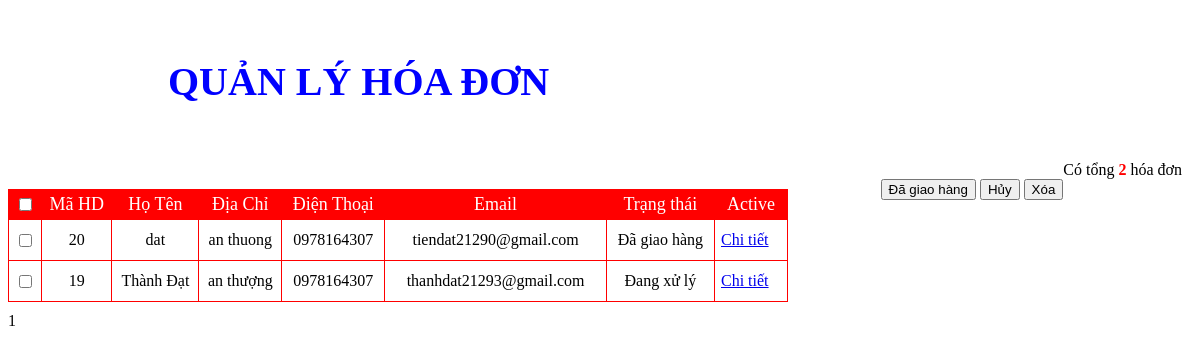
The app's page /admin/bill.php with its own data.
### tables this page shows
CREATE TABLE IF NOT EXISTS `hoadon` (
  `mahd` int(11) NOT NULL AUTO_INCREMENT,
  `idnd` int(11) NOT NULL,
  `hoten` varchar(50) NOT NULL,
  `diachi` varchar(255) NOT NULL,
  `dienthoai` int(11) NOT NULL,
  `email` varchar(255) NOT NULL,
  `ngaydathang` date NOT NULL,
  `trangthai` int(11) NOT NULL,
  PRIMARY KEY (`mahd`)
);

### admin/bill.php (the view, shortened to what this page needs)
<link rel="stylesheet" href="css/hienthi_sp.css">
<?php
	include ('../include/connect.php');
    $select = "select * from hoadon";
    $query = mysqli_query($conn,$select);
    $dem = mysqli_num_rows($query);
?>
<div class="quanlysp">
	<h3>QUẢN LÝ HÓA ĐƠN</h3>
	<p>Có tổng <font color=red><b><?php echo $dem ?></b></font> hóa đơn</p><br>
	<form action="admin.php?admin=billhandling" method="post">
		<div id="check">
			<p>
				<input type="submit" name="giaohang" value="Đã giao hàng" />
				<input type="submit" name="huy" value="Hủy" />
				<input type="submit" name="xoa" value="Xóa" />
			</p>
		</div>
</div>
<table>
    <tr class='tieude_hienthi_sp'>
        <td width="30"><input type="checkbox" name="check"  class="checkbox" onclick="checkall('item', this)"></td>
        <td>Mã HD</td>
        <td>Họ Tên</td>
        <td>Địa Chỉ</td>
        <td>Điện Thoại</td>
        <td>Email</td>
        <td>Trạng thái</td>
        <td colspan=2>Active</td>
    </tr>
    <?php
		if(!isset($_GET['page'])){
		$page = 1;
		} else {
		$page = $_GET['page'];
		}
		$max_results = 10;
		$from = (($page * $max_results) - $max_results);
		$sql = mysqli_query($conn,"SELECT * FROM hoadon ORDER by mahd DESC  LIMIT $from, $max_results");
    if($dem > 0)
        while ($bien = mysqli_fetch_assoc($sql))
        {
?>
            <tr class='noidung_hienthi_sp'>
                <td class="masp_hienthi_sp"><input type="checkbox" name="id[]" class="item" class="checkbox" value="<?=$bien['mahd']?>"/></td>
                <td class="masp_hienthi_sp"><?php  echo $bien['mahd'] ?></td>
                <td class="stt_hienthi_sp"><?php echo $bien['hoten'] ?></td>
				<td class="sl_hienthi_sp"><?php echo $bien['diachi'] ?></td>
				<td class="sl_hienthi_sp">0<?php echo $bien['dienthoai'] ?></td>
				<td class="sl_hienthi_sp"><?php echo $bien['email'] ?></td>
				<td class="sl_hienthi_sp"><?php if($bien['trangthai']==1) echo "Đang xử lý"; else if($bien['trangthai']==2) echo"Đã giao hàng"; else echo"Đã hủy đơn hàng";?></td>
				<td class="active_hienthi_sp" style="width:70px;"><a href="admin.php?admin=billdetail&mahd=<?php echo $bien['mahd']; ?> " style="float:left;">Chi tiết</a>
				</td>
            </tr>
<?php
    }
    else echo "<tr><td colspan='6'>Không có hoá đơn trong CSDL</td></tr>";
?>
</table>
	<div id="phantrang_sp">
	<?php
			$total_results = $dem;
			$total_pages = ceil($total_results / $max_results);
			for($i = 1; $i <= $total_pages; $i++){
			if(($page) == $i){
			echo "$i&nbsp;";
			} else {
			echo "<a href=\"".$_SERVER['PHP_SELF']."?admin=viewbill&page=$i\"><button class='so'>$i</button></a>&nbsp;";
			}
			}
	?>
	</div>

### admin/css/hienthi_sp.css (style rules this page uses)
.quanlysp { padding:10px 10px; }
.quanlysp h3 { font-size:40px; padding-left:150px; color:blue; }
.quanlysp p { float:right; }
table { text-align:center; width:780px; height:auto; border-collapse:collapse; }
tr td { border:1px solid red; }
tr.tieude_hienthi_sp td { color:white; background:red ; height:30px; font-size:18px; }
#phantrang_sp { float:left; padding-top:10px; }
.active_hienthi_sp a { float:left; margin-left:5px; padding:10px 0px; }

### records on screen
hoadon: mahd "20", hoten "dat", diachi "an thuong", dienthoai "978164307", email "tiendat21290@gmail.com", trangthai "Đã giao hàng"
hoadon: mahd "19", hoten "Thành Đạt", diachi "an thượng", dienthoai "978164307", email "thanhdat21293@gmail.com", trangthai "Đang xử lý"

### other values on screen
$dem "2"
